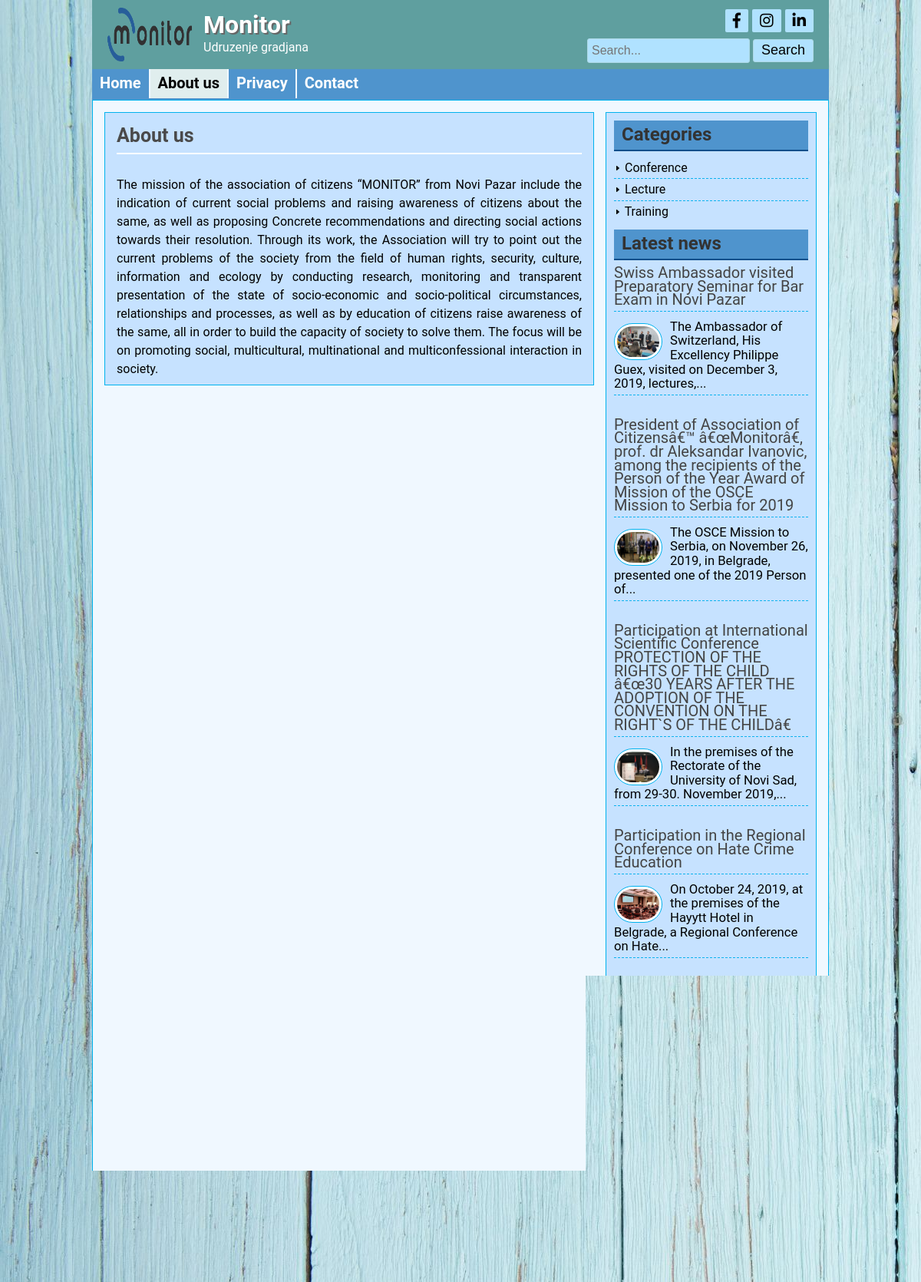
Page /page.php?pageid=1 on the committed database.
### tables this page shows
CREATE TABLE `settings` (
  `id` int(10) UNSIGNED NOT NULL,
  `title` varchar(200) NOT NULL,
  `slogan` varchar(200) NOT NULL,
  `logo` varchar(200) NOT NULL
);

CREATE TABLE `page` (
  `id` int(10) UNSIGNED NOT NULL,
  `page_title` varchar(200) NOT NULL,
  `page_body` text NOT NULL
);

CREATE TABLE `category` (
  `id` int(10) UNSIGNED NOT NULL,
  `name` varchar(200) NOT NULL
);

CREATE TABLE `post` (
  `id` int(10) UNSIGNED NOT NULL,
  `title` varchar(200) NOT NULL,
  `image` varchar(200) NOT NULL,
  `author` varchar(200) NOT NULL,
  `body` text NOT NULL,
  `tags` varchar(200) NOT NULL,
  `date` timestamp NOT NULL DEFAULT CURRENT_TIMESTAMP ON UPDATE CURRENT_TIMESTAMP,
  `category_id` int(10) UNSIGNED NOT NULL
);

### classes/database.php (called while the page is built, shortened)
<?php
Class Database {
	public $host   = DB_HOST;
	public $user   = DB_USER;
	public $pass   = DB_PASS;
	public $dbname = DB_NAME;
	public $link;
	private function connectDB() {
		$this->link = new mysqli($this->host, $this->user, $this->pass, $this->dbname);
 }
	public function select($query) {
		$result = $this->link->query($query) or die($this->link->error.__LINE__);
		if($result->num_rows > 0){
			return $result;
		}
		else {
			return false;
		}
	}
}
?>

### classes/format.php (called while the page is built, shortened)
<?php
class Format {
	 public function textShorten($text, $limit = 360) {
		 $text = $text . " ";
		 $text = substr($text, 0, $limit);
		 $text = substr($text, 0, strrpos($text, ' '));
		 $text = $text . "...";
		 return $text;
	 }
}
 ?>

### page.php (the view)
<?php
include "inc/header.php";
  if(!isset($_GET['pageid']) || $_GET['pageid'] == "") {
    header("Location: 404.php");
  }
  else {
    $id = $_GET['pageid'];
  }
?>
  <div class="contentsection contemplete clear">
  	<div class="maincontent clear">
          <?php
              $query = "SELECT * FROM page WHERE id = '$id'";
              $pages = $database->select($query);
              if($pages) {
                  while($result = $pages->fetch_assoc()) { ?>
  		<div class="about">
  				<h2><?php echo $result['page_title']; ?></h2><br>
  				<?php echo $result['page_body']; ?>
  		</div>
          <?php } } ?>
  </div>
<?php
include "inc/sidebar.php";
include "inc/footer.php";
?>

### inc/header.php (shortened to what this page needs)
<?php
include "classes/database.php";
include "classes/format.php";
$database = new Database();
$format = new Format();
?>
<!DOCTYPE html>
<html>
  <head>
          <link href="css/style.css" rel="stylesheet" type="text/css">
          <link rel="stylesheet" href="https://use.fontawesome.com/releases/v5.1.0/css/all.css">
  </head>
  <body>
      <div class="headersection templete clear">
        <a href="index.php">
          <div class="logo">
              <?php
              $query = "SELECT * FROM settings WHERE id = '1'";
              $blogsettings = $database->select($query);
              if($blogsettings) {
                while($result = $blogsettings->fetch_assoc()) {
              ?>
              <img src="admin/<?php echo $result['logo'];?>" alt="Logo pictures">
              <h2><?php echo $result['title'];?></h2>
              <p><?php echo $result['slogan'];?></p>
              <?php } } ?>
            </div>
          </a>
          <div class="social clear">
            <div class="icon clear">
              <a href="https://www.facebook.com/MONITORUG/"><i class="fab fa-facebook-f"></i></a>
              <a href="https://www.instagram.com/monitorcso/"><i class="fab fa-instagram"></i></a>
              <a href="https://www.linkedin.com/"><i class="fab fa-linkedin-in"></i></a>
            </div>
            <div class="searchbtn clear">
              <form action="search.php" method="get">
                <input type="text" name="search" placeholder="Search...">
                <input type="submit" name="submit" value="Search">
              </form>
            </div>
          </div>
        </div>
        <div class="navsection templete">
          <ul>
            <?php
            $path = $_SERVER['SCRIPT_FILENAME'];
            $currentpage = basename($path, '.php');
            ?>
            <li><a <?php if($currentpage == 'index'){echo 'id = "active"';} ?> href="index.php">Home</a></li>
            <?php
            $query = "SELECT * FROM page";
            $pages = $database->select($query);
            if($pages) {
              while($result = $pages->fetch_assoc()) { ?>
                <li><a <?php if(isset($_GET['pageid']) && $_GET['pageid'] == $result['id']){echo 'id = "active"';} ?> href='page.php?pageid=<?php echo $result['id']; ?>'><?php echo $result['page_title']; ?></a></li>
            <?php } } ?>
            <li><a <?php if($currentpage == 'contact'){echo 'id = "active"';} ?> href="contact.php">Contact</a></li>
          </ul>
        </div>

### inc/sidebar.php
<div class="sidebar clear">
    <div class="samesidebar clear">
    	<h2>Categories</h2>
    		<ul>
          <?php
    	     $query = "SELECT * FROM category";
    	      $category  = $database->select($query);
    	       if ($category) {
    		         while ($result = $category->fetch_assoc()) {
          ?>
    	     <li><img src="images/icon-arrow.png" alt="*" height="10px" width="10px"/> <a href="posts.php?cat_id=<?php echo $result['id']; ?>"><?php echo $result['name']; ?></a></li>
          <?php } } else {
    			    echo "<li><b>Sorry! NO Category to show!</b></li>";
    		      }
          ?>
        </ul>
    </div>
    <div class="samesidebar clear">
    	<h2>Latest news</h2>
      	<?php
        $query = "SELECT * FROM post ORDER BY id DESC limit 5";
        $recentpost  = $database->select($query);
          if ($recentpost) {
      	     while ($result = $recentpost->fetch_assoc()) {
        ?>
      		<div class="popular clear">
        			<h3><a href="post.php?id=<?php echo $result['id']; ?>"><?php echo $result['title']; ?></a><h3>
        			<a href="post.php?id=<?php echo $result['id']; ?>"><img src="admin/<?php echo $result['image']; ?>" alt="Post image"/></a>
      			<small><?php echo $format->textShorten($result['body'], 100); ?></small>
    		  </div>
    	<?php } } else {
    		echo "<h3>NO Recent Posts..</h3>";
    	} ?>
    </div>
</div>

### css/style.css (style rules this page uses)
* { margin: 0; padding: 0; }
body { font-family:'Roboto','Century Gothic','Arial','AppleGothic',sans-serif; font-size: 1em; line-height: 1.1em; color: #000; background: url(../images/back.jpg)repeat fixed 0 0 #fff; }
h2 { font-size: 24px; }
h3 { font-size: 22px; }
.templete { width: 960px; margin: 0 auto; }
.contemplete { margin: 0 auto; width: 928px; }
.clear { overflow: hidden; }
.headersection { background: #5F9F9F none repeat scroll 0 0; color: #fff; }
.logo { float: left; width: 580px; }
.logo img { float: left; margin-right: 15px; padding-bottom: 10px; padding-left: 20px; padding-top: 10px; height: 70px; width: 110px; }
.logo h2 { color: #fff; font-size: 32px; margin-bottom: 11px; margin-top: 24px; text-shadow: 2px 2px 0 #666; }
.logo p { color: #fff; }
.social { float: right; margin-right: 20px; margin-top: 12px; text-align: right; width: 360px; }
.icon { float: right; }
.icon a { background: #B0E2FF none repeat scroll 0 0; border-radius: 2px; color: #000; display: block; float: left; font-size: 20px; margin-left: 5px; padding: 5px 10px; }
.searchbtn { float: right; margin-top: 8px; }
.searchbtn input[type="text"] { border: 1px solid #ADD8E6; width: 200px; background: #B0E2FF; font-size: 16px; height: 20px; }
.searchbtn input[type="submit"] { border: 1px solid #ADD8E6; border-radius: 3px; font-size: 18px; height: 30px; padding-left: 10px; padding-right: 10px; padding-top: 0; cursor: pointer; background: #B0E2FF; color: #000; }
.navsection { background: none repeat scroll 0 0 #4F94CD; min-height: 40px; }
.navsection ul { margin: 0; padding: 0; list-style: none; }
.navsection ul li { border-left: 1px solid #F0F8FF; border-right: 1px solid #F0F8FF; display: block; float: left; position: relative; }
.navsection ul li:first-child { border-left: 0px solid #fdc662; }
.navsection ul li:last-child { border-right: 0px solid #c18a26; }
.navsection ul li a { color: #fff; display: block; font-size: 20px; font-weight: bold; padding: 10px; text-decoration: none; }
.navsection ul li a:hover, #active { background: #E0EEEE; color: #000; }
.contentsection { background: #F0F8FF none repeat scroll 0 0; border: 1px solid #00B2EE; padding: 15px; overflow: hidden; }
.maincontent { background: #C6E2FF none repeat scroll 0 0; border: 1px solid #00B2EE; float: left; margin: 0 15px 15px 0; padding: 8px 15px; width: 606px; }
.about { font-size: 16px; line-height: 24px; text-align: justify; }
.samepost h2, .about h2 { border-bottom: 2px solid #fff; color: #4a4a4a; font-size: 25px; margin-bottom: 4px; padding: 10px 10px 10px 0; }
.sidebar { background: #C6E2FF none repeat scroll 0 0; border: 1px solid #00B2EE; float: right; margin-bottom: 15px; margin-top: 0; padding: 10px; width: 253px; overflow: hidden; }
.samesidebar { margin-bottom: 10px; }
.samesidebar h2 { background: #4F94CD none repeat scroll 0 0; border-bottom: 2px solid #0D4F8B; color: #333; margin-bottom: 8px; padding: 10px; }
.samesidebar ul { padding: 0; margin: 0; list-style: none; }
.samesidebar ul li { border-bottom: 1px dashed #00B2EE; font-size: 16px; padding: 5px 8px 5px 0; }
.samesidebar ul li:last-child { border-bottom: 0px dashed #00B2EE; }
.samesidebar ul li a { color: #000; text-decoration: none; }
.popular { margin-bottom: 20px; }
.popular h3 { border-bottom: 1px dashed #00B2EE; font-size: 20px; font-weight: normal; margin-bottom: 10px; padding-bottom: 5px; }
.popular h3 a { text-decoration: none; color: #444; }
.popular img { background: #fff none repeat scroll 0 0; border: 1px solid #00B2EE; border-radius: 30px; float: left; height: 40px; margin-right: 10px; margin-top: 5px; padding: 3px; width: 55px; }
input[type="text"], input[type="email"] { border: 1px solid #00B2EE; border-radius: 3px; margin-bottom: 5px; padding: 5px; width: 300px; }
input[type="submit"] { background: #4F94CD none repeat scroll 0 0; border: 1px solid #00B2EE; color: #fff; cursor: pointer; font-size: 20px; padding: 1px 10px; }

### rows in the picture
settings: logo (picture), title "Monitor", slogan "Udruzenje gradjana"
page: page_title "About us", page_body "The mission of the association of citizens “MONITOR” from Novi Pazar include the indication of current social problems and raising awareness of citizens about the same, as well as proposing Concrete recommendations and directing social actions towards their resolution. Through its work, the Association will try to point out the current problems of the society from the field of human rights, security, culture, information and ecology by conducting research, monitoring and transparent presentation of the state of socio-economic and socio-political circumstances, relationships and processes, as well as by education of citizens raise awareness of the same, all in order to build the capacity of…"
page: page_title "Privacy"
category: name "Conference"
category: name "Lecture"
category: name "Training"
post: title "Swiss Ambassador visited Preparatory Seminar for Bar Exam in Novi Pazar", image (picture), body "The Ambassador of Switzerland, His Excellency Philippe Guex, visited on December 3, 2019, lectures,..."
post: title "President of Association of Citizensâ€™ â€œMonitorâ€, prof. dr Aleksandar Ivanovic, among the recipients of the Person of the Year Award of Mission of the OSCE Mission to Serbia for 2019", image (picture), body "The OSCE Mission to Serbia, on November 26, 2019, in Belgrade, presented one of the 2019 Person of..."
post: title "Participation at International Scientific Conference PROTECTION OF THE RIGHTS OF THE CHILD â€œ30 YEARS AFTER THE ADOPTION OF THE CONVENTION ON THE RIGHT`S OF THE CHILDâ€", image (picture), body "In the premises of the Rectorate of the University of Novi Sad, from 29-30. November 2019,..."
post: title "Participation in the Regional Conference on Hate Crime Education", image (picture), body "On October 24, 2019, at the premises of the Hayytt Hotel in Belgrade, a Regional Conference on Hate..."
post: title "Participation in the training â€œStrengthening community resilience to extremism and radicalism â€“ directions for possible joint actionâ€", image (picture), body "In organization of Cultural Center DamaD from Novi Pazar, at Kopaonik in the period 18-20. October..."
